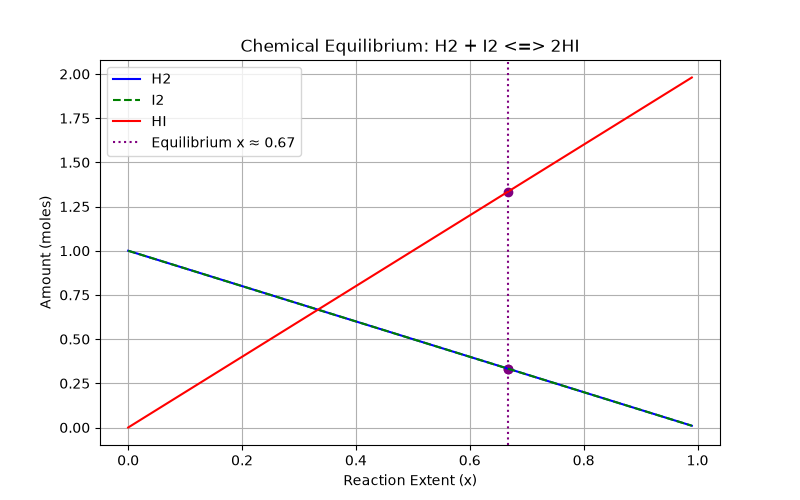

Reproduce this figure in Python.
import numpy as np
import matplotlib.pyplot as plt
from scipy.optimize import minimize, newton

# --- Part 4: Chemical equilibrium ---
# Reaction: H2 + I2 <=> 2HI, K = 16.0 (matching lab check: x ≈ 0.66, HI ≈ 1.33 mol)
K = 16.0

def k_imbalance(x):
    if x <= 0.0:
        return -K
    if x >= 1.0:
        return 1e6
    return ((2 * x)**2) / ((1 - x)**2) - K

def k_imbalance_prime(x):
    # Derivative of k_imbalance with respect to x for Newton's method
    return (8 * x * (1 - x)**2 + 8 * (x**2) * (1 - x)) / ((1 - x)**4)

# 1. Solve using scipy.optimize.newton with fprime
x_newton = newton(k_imbalance, x0=0.5, fprime=k_imbalance_prime)

# 2. Solve using minimize with SLSQP to confirm
res_slsqp = minimize(lambda x: k_imbalance(x[0])**2, x0=[0.5], method='SLSQP', bounds=[(0.01, 0.99)])
x_slsqp = res_slsqp.x[0]

print(f"Equilibrium extent x (Newton): {x_newton:.4f}")
print(f"Equilibrium extent x (SLSQP):  {x_slsqp:.4f}")

# Calculate equilibrium amounts for H2, I2, HI
h2_eq = 1.0 - x_newton
i2_eq = 1.0 - x_newton
hi_eq = 2.0 * x_newton

print(f"Equilibrium composition:")
print(f"  [H2] = {h2_eq:.4f} mol")
print(f"  [I2] = {i2_eq:.4f} mol")
print(f"  [HI] = {hi_eq:.4f} mol")

# Plot how H2, I2, HI change with x
x_vals = np.linspace(0.0, 0.99, 200)
h2_vals = 1.0 - x_vals
i2_vals = 1.0 - x_vals
hi_vals = 2.0 * x_vals

plt.figure(figsize=(8, 5))
plt.plot(x_vals, h2_vals, label='H2', color='blue')
plt.plot(x_vals, i2_vals, label='I2', color='green', linestyle='--')
plt.plot(x_vals, hi_vals, label='HI', color='red')

# Mark the equilibrium point
plt.axvline(x_newton, color='purple', linestyle=':', label=f'Equilibrium x ≈ {x_newton:.2f}')
plt.scatter([x_newton, x_newton, x_newton], [1.0 - x_newton, 1.0 - x_newton, 2.0 * x_newton], color='purple')

plt.xlabel('Reaction Extent (x)')
plt.ylabel('Amount (moles)')
plt.title('Chemical Equilibrium: H2 + I2 <=> 2HI')
plt.legend()
plt.grid(True)
plt.savefig('equilibrium.png')
print("Plot saved successfully as equilibrium.png")
